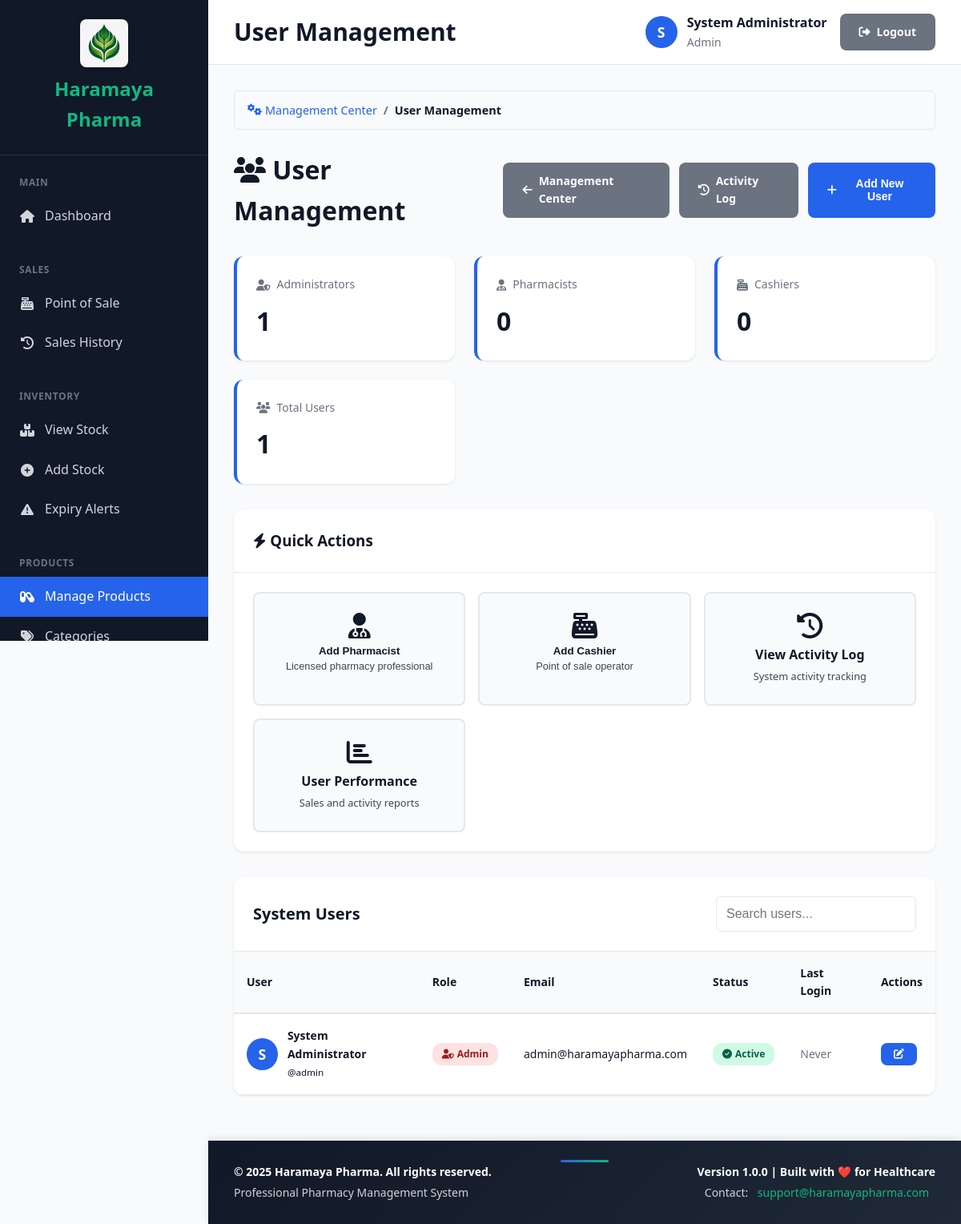
Screenshot of /modules/users/manage.php (signed in) with the database file from the repository.
### tables this page shows
CREATE TABLE IF NOT EXISTS users (
    user_id INT AUTO_INCREMENT PRIMARY KEY,
    username VARCHAR(50) NOT NULL UNIQUE,
    password_hash VARCHAR(255) NOT NULL,
    full_name VARCHAR(100) NOT NULL,
    email VARCHAR(100) NOT NULL UNIQUE,
    phone VARCHAR(20),
    role ENUM('admin', 'pharmacist', 'cashier', 'manager') DEFAULT 'cashier',
    is_active BOOLEAN DEFAULT TRUE,
    created_at TIMESTAMP DEFAULT CURRENT_TIMESTAMP,
    last_login TIMESTAMP NULL,
    created_by INT NULL,
    INDEX idx_username (username),
    INDEX idx_role (role),
    FOREIGN KEY (created_by) REFERENCES users(user_id) ON DELETE SET NULL
);

### includes/security.php (called while the page is built, shortened)
<?php
function clean($data) {
    return htmlspecialchars($data, ENT_QUOTES, 'UTF-8');
}

### modules/users/manage.php (the view, shortened to what this page needs)
<?php
$pdo = require __DIR__ . '/../../config/database.php';
require_once __DIR__ . '/../../includes/security.php';
require_once __DIR__ . '/../../templates/header.php';
$users = $pdo->query("
    SELECT user_id, username, full_name, email, role, is_active, created_at, last_login
    FROM users
    ORDER BY role, full_name
")->fetchAll();
?>
<nav class="breadcrumb">
    <a href="../management/index.php"><i class="fas fa-cogs"></i> Management Center</a>
    <span class="breadcrumb-separator">/</span>
    <span class="breadcrumb-current">User Management</span>
</nav>
<div class="page-header">
    <h1><i class="fas fa-users"></i> User Management</h1>
    <div class="page-actions">
        <a href="../management/index.php" class="btn btn-secondary">
            <i class="fas fa-arrow-left"></i> Management Center
        </a>
        <a href="activity-log.php" class="btn btn-secondary">
            <i class="fas fa-history"></i> Activity Log
        </a>
        <button class="btn btn-primary" onclick="openAddUserModal()">
            <i class="fas fa-plus"></i> Add New User
        </button>
    </div>
</div>
<div class="stats-grid" style="margin-bottom: 2rem;">
    <?php
    $role_counts = [];
    foreach ($users as $user) {
        $role_counts[$user['role']] = ($role_counts[$user['role']] ?? 0) + 1;
    }
    ?>
    <div class="stat-card">
        <div class="stat-label"><i class="fas fa-user-shield"></i> Administrators</div>
        <div class="stat-value"><?php echo $role_counts['admin'] ?? 0; ?></div>
    </div>
    <div class="stat-card">
        <div class="stat-label"><i class="fas fa-user-md"></i> Pharmacists</div>
        <div class="stat-value"><?php echo $role_counts['pharmacist'] ?? 0; ?></div>
    </div>
    <div class="stat-card">
        <div class="stat-label"><i class="fas fa-cash-register"></i> Cashiers</div>
        <div class="stat-value"><?php echo $role_counts['cashier'] ?? 0; ?></div>
    </div>
    <div class="stat-card">
        <div class="stat-label"><i class="fas fa-users"></i> Total Users</div>
        <div class="stat-value"><?php echo count($users); ?></div>
    </div>
</div>
<div class="card" style="margin-bottom: 2rem;">
    <div class="card-header">
        <h3><i class="fas fa-bolt"></i> Quick Actions</h3>
    </div>
    <div class="card-body">
        <div style="display: grid; grid-template-columns: repeat(auto-fit, minmax(250px, 1fr)); gap: 1rem;">
            <button class="quick-action-btn" onclick="openAddUserModal(); document.querySelector('select[name=role]').value='pharmacist';">
                <i class="fas fa-user-md"></i>
                <span>Add Pharmacist</span>
                <small>Licensed pharmacy professional</small>
            </button>
            <button class="quick-action-btn" onclick="openAddUserModal(); document.querySelector('select[name=role]').value='cashier';">
                <i class="fas fa-cash-register"></i>
                <span>Add Cashier</span>
                <small>Point of sale operator</small>
            </button>
            <a href="activity-log.php" class="quick-action-btn">
                <i class="fas fa-history"></i>
                <span>View Activity Log</span>
                <small>System activity tracking</small>
            </a>
            <a href="../reports/sales-report.php" class="quick-action-btn">
                <i class="fas fa-chart-bar"></i>
                <span>User Performance</span>
                <small>Sales and activity reports</small>
            </a>
        </div>
    </div>
</div>
<div class="card">
    <div class="card-header">
        <h2 class="card-title">System Users</h2>
        <div class="card-actions">
            <input type="text" id="userSearch" placeholder="Search users..." class="form-control" style="width: 250px;">
        </div>
    </div>
    <div class="table-container">
        <table class="data-table" id="usersTable">
            <thead>
                <tr>
                    <th>User</th>
                    <th>Role</th>
                    <th>Email</th>
                    <th>Status</th>
                    <th>Last Login</th>
                    <th>Actions</th>
                </tr>
            </thead>
            <tbody>
                <?php foreach ($users as $user): ?>
                <tr>
                    <td>
                        <div class="user-info">
                            <div class="user-avatar">
                                <?php echo strtoupper(substr($user['full_name'], 0, 1)); ?>
                            </div>
                            <div>
                                <strong><?php echo clean($user['full_name']); ?></strong><br>
                                <small>@<?php echo clean($user['username']); ?></small>
                            </div>
                        </div>
                    </td>
                    <td>
                        <span class="badge badge-<?php
                            echo $user['role'] === 'admin' ? 'danger' :
                                ($user['role'] === 'pharmacist' ? 'primary' : 'secondary');
                        ?>">
                            <i class="fas fa-<?php
                                echo $user['role'] === 'admin' ? 'user-shield' :
                                    ($user['role'] === 'pharmacist' ? 'user-md' : 'cash-register');
                            ?>"></i>
                            <?php echo ucfirst(clean($user['role'])); ?>
                        </span>
                    </td>
                    <td><?php echo clean($user['email']); ?></td>
                    <td>
                        <span class="badge <?php echo $user['is_active'] ? 'badge-success' : 'badge-danger'; ?>">
                            <i class="fas fa-<?php echo $user['is_active'] ? 'check-circle' : 'times-circle'; ?>"></i>
                            <?php echo $user['is_active'] ? 'Active' : 'Inactive'; ?>
                        </span>
                    </td>
                    <td>
                        <?php if ($user['last_login']): ?>
                            <?php echo date('M d, Y H:i', strtotime($user['last_login'])); ?>
                        <?php else: ?>
                            <span class="text-muted">Never</span>
                        <?php endif; ?>
                    </td>
                    <td>
                        <div class="action-buttons">
                            <button class="btn btn-sm btn-primary" onclick="editUser(<?php echo $user['user_id']; ?>)" title="Edit User">
                                <i class="fas fa-edit"></i>
                            </button>
                        </div>
                    </td>
                </tr>
                <?php endforeach; ?>
            </tbody>
        </table>
    </div>
</div>
<?php require_once __DIR__ . '/../../templates/footer.php'; ?>

### assets/css/main.css (style rules this page uses)
:root { --primary-color: #2563eb; --primary-dark: #1e40af; --secondary-color: #10b981; --danger-color: #ef4444; --warning-color: #f59e0b; --success-color: #10b981; --dark-bg: #1f2937; --sidebar-bg: #111827; --content-bg: #f9fafb; --card-bg: #ffffff; --text-primary: #111827; --text-secondary: #6b7280; --border-color: #e5e7eb; --shadow: 0 1px 3px 0 rgba(0, 0, 0, 0.1); --shadow-lg: 0 10px 15px -3px rgba(0, 0, 0, 0.1); }
* { margin: 0; padding: 0; box-sizing: border-box; }
body { font-family: 'Segoe UI', Tahoma, Geneva, Verdana, sans-serif; background: var(--content-bg); color: var(--text-primary); line-height: 1.6; }
.user-info { display: flex; align-items: center; gap: 0.75rem; }
.user-avatar { width: 40px; height: 40px; border-radius: 50%; background: var(--primary-color); color: white; display: flex; align-items: center; justify-content: center; font-weight: 600; }
.card { background: var(--card-bg); border-radius: 12px; box-shadow: var(--shadow); overflow: hidden; margin-bottom: 1.5rem; }
.card-header { padding: 1.5rem; border-bottom: 1px solid var(--border-color); display: flex; justify-content: space-between; align-items: center; }
.card-title { font-size: 1.25rem; font-weight: 600; color: var(--text-primary); margin: 0; }
.card-body { padding: 1.5rem; }
.card-actions { display: flex; gap: 0.5rem; align-items: center; }
.stats-grid { display: grid; grid-template-columns: repeat(auto-fit, minmax(250px, 1fr)); gap: 1.5rem; margin-bottom: 2rem; }
.stat-card { background: var(--card-bg); padding: 1.5rem; border-radius: 12px; box-shadow: var(--shadow); border-left: 4px solid var(--primary-color); transition: transform 0.2s; }
.stat-label { display: flex; align-items: center; gap: 0.5rem; font-size: 0.875rem; color: var(--text-secondary); margin-bottom: 0.5rem; }
.stat-value { font-size: 2rem; font-weight: 700; color: var(--text-primary); }
.btn { display: inline-flex; align-items: center; gap: 0.5rem; padding: 0.75rem 1.5rem; border: none; border-radius: 8px; font-weight: 600; text-decoration: none; cursor: pointer; transition: all 0.2s; font-size: 0.875rem; }
.btn-primary { background: var(--primary-color); color: white; }
.btn-secondary { background: var(--text-secondary); color: white; }
.btn-sm { padding: 0.5rem 1rem; font-size: 0.8rem; }
.form-control { width: 100%; padding: 0.75rem; border: 1px solid var(--border-color); border-radius: 6px; font-size: 1rem; transition: border-color 0.2s; }
.table-container { overflow-x: auto; }
.data-table { width: 100%; border-collapse: collapse; font-size: 0.875rem; }
.data-table th { background: var(--content-bg); padding: 1rem; text-align: left; font-weight: 600; color: var(--text-primary); border-bottom: 2px solid var(--border-color); }
.data-table td { padding: 1rem; border-bottom: 1px solid var(--border-color); }
.badge { display: inline-flex; align-items: center; gap: 0.25rem; padding: 0.25rem 0.75rem; border-radius: 12px; font-size: 0.75rem; font-weight: 600; }
.badge-success { background: #d1fae5; color: #065f46; }
.badge-danger { background: #fee2e2; color: #991b1b; }
.page-header { display: flex; justify-content: space-between; align-items: center; margin-bottom: 2rem; }
.page-header h1 { font-size: 2rem; font-weight: 700; color: var(--text-primary); }
.page-actions { display: flex; gap: 0.75rem; }
.breadcrumb { display: flex; align-items: center; gap: 0.5rem; margin-bottom: 1.5rem; padding: 0.75rem 1rem; background: var(--content-bg); border-radius: 6px; font-size: 0.9rem; border: 1px solid var(--border-color); }
.breadcrumb a { color: var(--primary-color); text-decoration: none; transition: color 0.3s ease; display: flex; align-items: center; gap: 0.25rem; }
.breadcrumb-separator { color: var(--text-secondary); font-weight: bold; }
.breadcrumb-current { color: var(--text-primary); font-weight: 600; }
.text-muted { color: var(--text-secondary); }

### rows the page displays
users: full_name "S", full_name "System Administrator", username "admin", role "Admin", email "admin@haramayapharma.com", is_active 1 (drawn), shows "Never"

### other values shown
$page_title "User Management"
substr($current_user['full_name'], 0, 1) "S"
$current_user['full_name'] "System Administrator"
$current_user['role'] "Admin"
$role_counts['admin'] "1"
$role_counts['pharmacist'] "0"
$role_counts['cashier'] "0"
count($users) "1"
